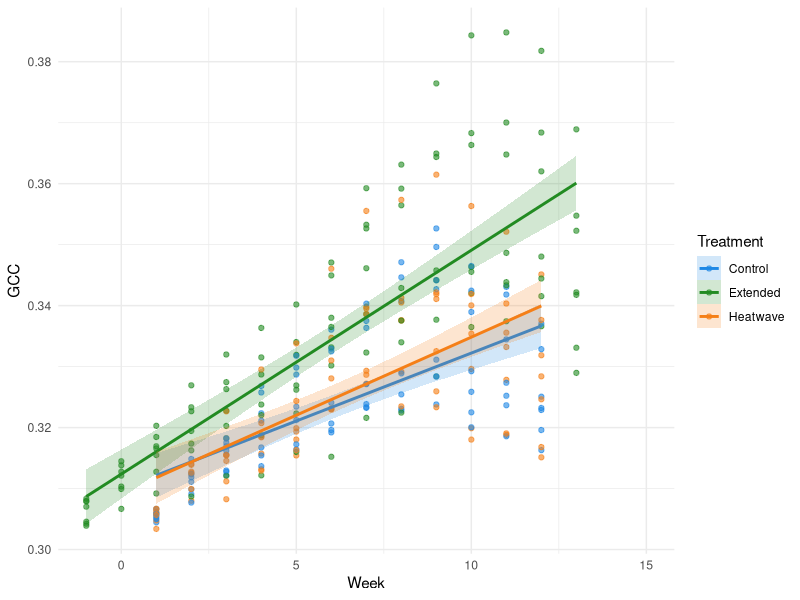
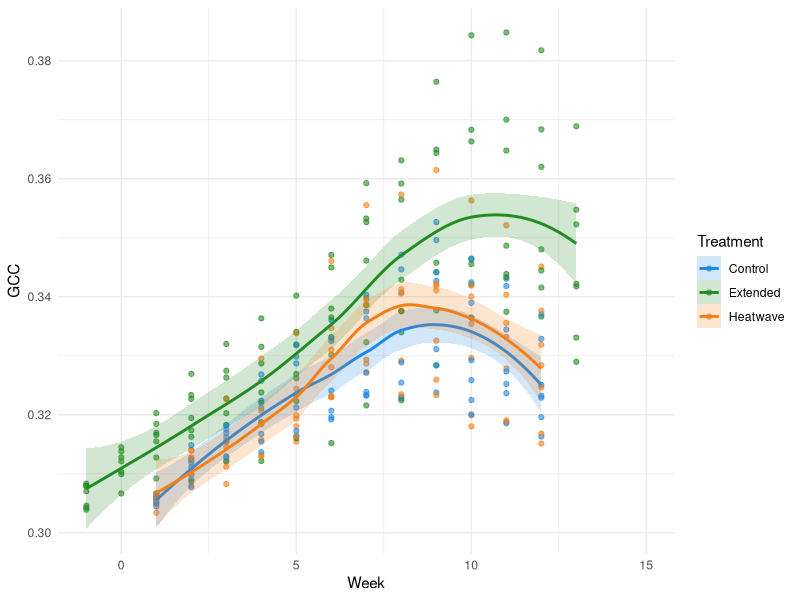
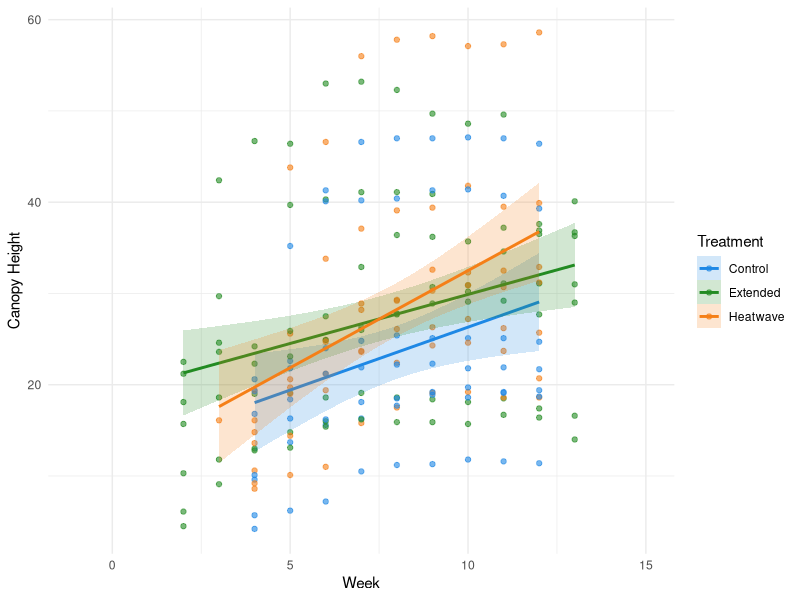
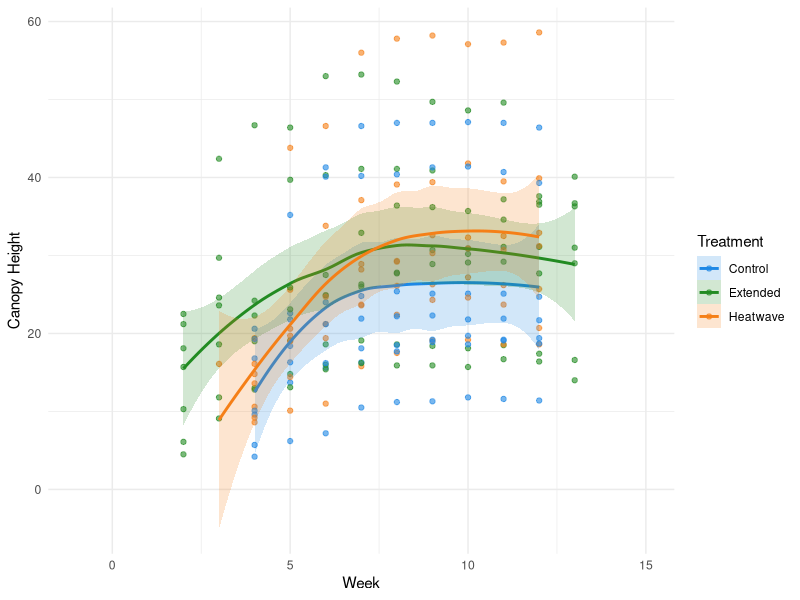
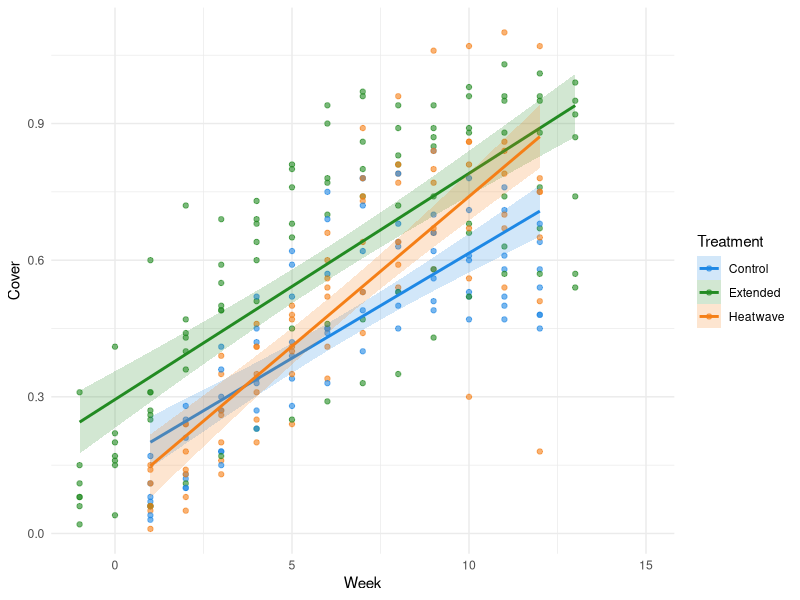
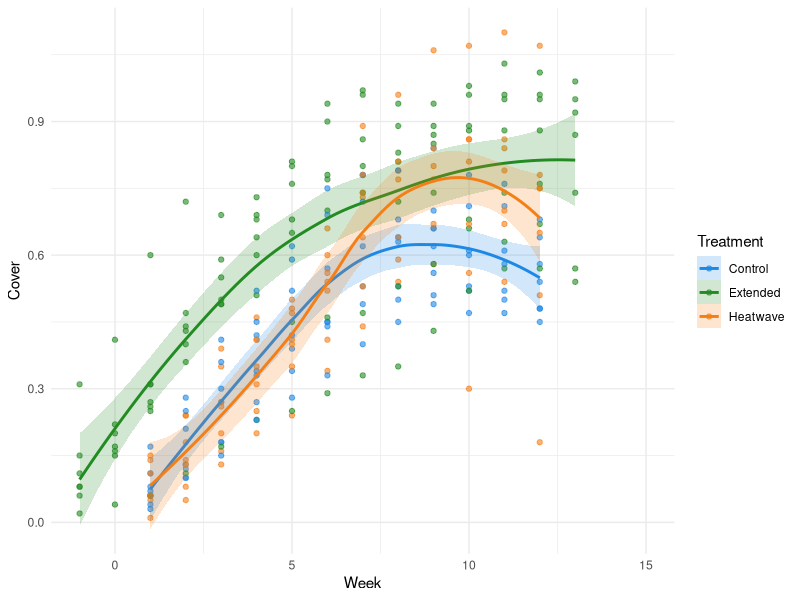
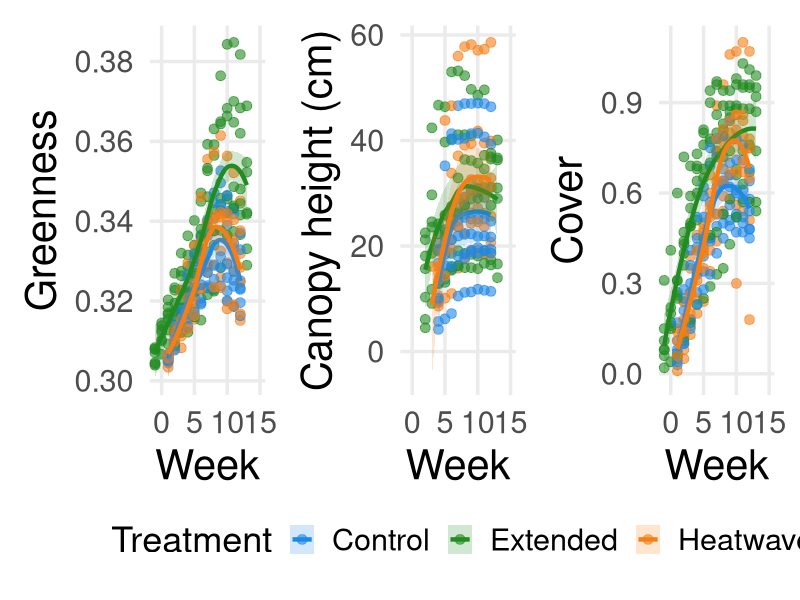
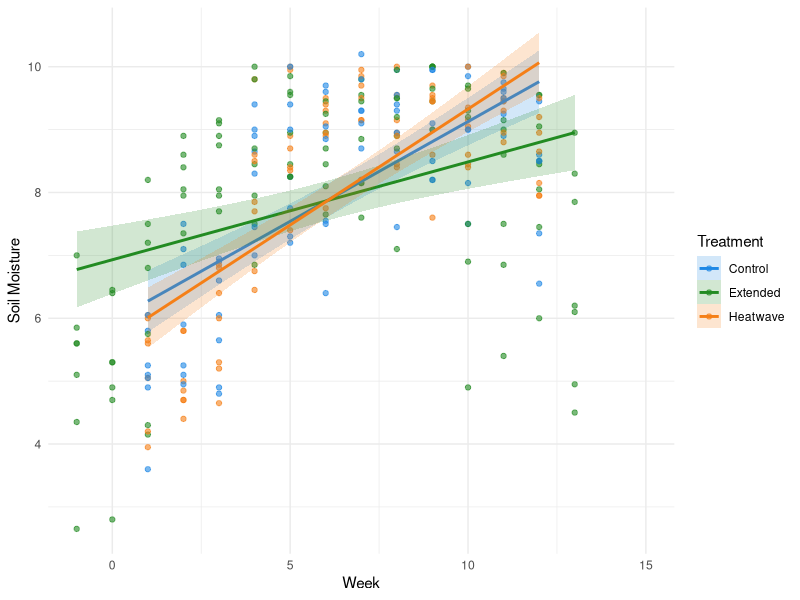

Generate these figures, in order, with R:

############## UPDATED FIGURES ###############
#### Written by Samantha Solis de Ovando #####

# set working directory 
setwd("~/Documents/UndergradThesis/data")

####### shift extended grp by -2 weeks #######
library(dplyr)
original_data <- read.csv("MasterDataSheet_UGthesis_Feb232026.csv")
shifted_data <- original_data %>%
  mutate(measurement.week = ifelse(Treatment == "Extended",
                                   measurement.week - 2,
                                   measurement.week))
#print CSV
#write.csv(shifted_data, "shifted_dataset.csv", row.names = FALSE)

###########################################################################
################################# FIGURES #################################
###########################################################################

### IMPORTANT: USE THIS DATA WHEN PLOTTING BY TIME
plotting_with_time <- read.csv("shifted_dataset.csv")
plotting_with_time$canopyheight <- as.numeric(as.character(plotting_with_time$canopyheight))


############## PLANT PRODUCTIVITY ##############

####### GREENNESS #######

## Scatter plot with linear best fit and SE ribbon ##

### figure file name = GCC_Scatter_Linear_Ribbon

library(ggplot2)

ggplot(plotting_with_time, aes(x = measurement.week, y = meanGCC, color = Treatment)) +
  geom_point(alpha = 0.6, na.rm = TRUE) +
  geom_smooth(aes(fill = Treatment),
              method = "lm",
              se = TRUE,
              alpha = 0.2,
              na.rm = TRUE) +
  scale_color_manual(values = c(
    "Control" = "#1E88E5",
    "Extended" = "#228B22",
    "Heatwave" = "#F57F17"
  )) +
  scale_fill_manual(values = c(
    "Control" = "#1E88E5",
    "Extended" = "#228B22",
    "Heatwave" = "#F57F17"
  )) +
  labs(
    x = "Week",
    y = "GCC"
  ) +
  theme_minimal()

#############################################
## Scatter plot with local regression line ##
#file name of figure: GCC_Scatter_LocalRegression

library(ggplot2)

ggplot(plotting_with_time, aes(x = measurement.week, y = meanGCC, color = Treatment)) +
  geom_point(alpha = 0.6, na.rm = TRUE) +
  geom_smooth(aes(fill = Treatment),
              method = "loess",
              se = TRUE,
              alpha = 0.2,
              na.rm = TRUE) +
  scale_color_manual(values = c(
    "Control" = "#1E88E5",
    "Extended" = "#228B22",
    "Heatwave" = "#F57F17"
  )) +
  scale_fill_manual(values = c(
    "Control" = "#1E88E5",
    "Extended" = "#228B22",
    "Heatwave" = "#F57F17"
  )) +
  labs(
    x = "Week",
    y = "GCC"
  ) +
  theme_minimal()


###################### CANOPY HEIGHT ######################

### trouble shooting - plots not coming out right:
#class(plotting_with_time$canopyheight)
#str(plotting_with_time$canopyheight)
#plotting_with_time$canopyheight <- as.numeric(as.character(plotting_with_time$canopyheight))

### scatter with linear regression line ###
#file name: CanopyHeight_Scatter_LinearRegression
library(ggplot2)

ggplot(plotting_with_time, aes(x = measurement.week, y = canopyheight, color = Treatment)) +
  geom_point(alpha = 0.6, na.rm = TRUE) +
  geom_smooth(aes(fill = Treatment),
              method = "lm",
              se = TRUE,
              alpha = 0.2,
              na.rm = TRUE) +
  scale_color_manual(values = c(
    "Control" = "#1E88E5",
    "Extended" = "#228B22",
    "Heatwave" = "#F57F17"
  )) +
  scale_fill_manual(values = c(
    "Control" = "#1E88E5",
    "Extended" = "#228B22",
    "Heatwave" = "#F57F17"
  )) +
  labs(
    x = "Week",
    y = "Canopy Height"
  ) +
  theme_minimal()

### Canopy height scatter with local regression line ###
#file name: CanopyHeight_Scatter_LocalRegression

library(ggplot2)

ggplot(plotting_with_time, aes(x = measurement.week, y = canopyheight, color = Treatment)) +
  geom_point(alpha = 0.6, na.rm = TRUE) +
  geom_smooth(aes(fill = Treatment),
              method = "loess",
              se = TRUE,
              alpha = 0.2,
              na.rm = TRUE) +
  scale_color_manual(values = c(
    "Control" = "#1E88E5",
    "Extended" = "#228B22",
    "Heatwave" = "#F57F17"
  )) +
  scale_fill_manual(values = c(
    "Control" = "#1E88E5",
    "Extended" = "#228B22",
    "Heatwave" = "#F57F17"
  )) +
  labs(
    x = "Week",
    y = "Canopy Height"
  ) +
  theme_minimal()

###################### COVER ######################
### cover scatter with linear regression
# file name for figure: Cover_Scatter_LinearRegression

library(ggplot2)

ggplot(plotting_with_time, aes(x = measurement.week, y = CanopyExtent, color = Treatment)) +
  geom_point(alpha = 0.6, na.rm = TRUE) +
  geom_smooth(aes(fill = Treatment),
              method = "lm",
              se = TRUE,
              alpha = 0.2,
              na.rm = TRUE) +
  scale_color_manual(values = c(
    "Control" = "#1E88E5",
    "Extended" = "#228B22",
    "Heatwave" = "#F57F17"
  )) +
  scale_fill_manual(values = c(
    "Control" = "#1E88E5",
    "Extended" = "#228B22",
    "Heatwave" = "#F57F17"
  )) +
  labs(
    x = "Week",
    y = "Cover"
  ) +
  theme_minimal()

### cover scatter with local regression ###
# file name: Cover_Scatter_LocalRegression

library(ggplot2)

ggplot(plotting_with_time, aes(x = measurement.week, y = CanopyExtent, color = Treatment)) +
  geom_point(alpha = 0.6, na.rm = TRUE) +
  geom_smooth(aes(fill = Treatment),
              method = "loess",
              se = TRUE,
              alpha = 0.2,
              na.rm = TRUE) +
  scale_color_manual(values = c(
    "Control" = "#1E88E5",
    "Extended" = "#228B22",
    "Heatwave" = "#F57F17"
  )) +
  scale_fill_manual(values = c(
    "Control" = "#1E88E5",
    "Extended" = "#228B22",
    "Heatwave" = "#F57F17"
  )) +
  labs(
    x = "Week",
    y = "Cover"
  ) +
  theme_minimal()


##### FOR POSTER ###########
#### multi-panel figure ####
library(ggplot2)
install.packages("patchwork")
library(patchwork)
treatment_colours <- c(
  "Control"  = "#1E88E5",
  "Extended" = "#228B22",
  "Heatwave" = "#F57F17"
)

CAGPoster_theme <- theme_minimal(base_size = 26) +
  theme(
    axis.title = element_text(size = 30),
    axis.text = element_text(size = 22),
    legend.title = element_text(size = 26),
    legend.text = element_text(size = 22),
    panel.grid.minor = element_blank(),
    legend.position = "bottom"
  )

### make same plot for any variable for poster ###
make_poster_plot <- function(df, y_col, y_lab) {
  ggplot(df, aes(x = measurement.week, y = .data[[y_col]], color = Treatment)) +
    geom_point(alpha = 0.6, na.rm = TRUE, size = 3) +
    geom_smooth(aes(fill = Treatment),
                method = "loess",
                se = TRUE,
                alpha = 0.2,
                na.rm = TRUE,
                linewidth = 1.5) +
    scale_color_manual(values = treatment_colours) +
    scale_fill_manual(values = treatment_colours) +
    labs(x = "Week", y = y_lab, color = "Treatment", fill = "Treatment") +
    CAGPoster_theme
}

p1 <- make_poster_plot(plotting_with_time, "meanGCC", "Greenness")
p2 <- make_poster_plot(plotting_with_time, "canopyheight", "Canopy height (cm)")
p3 <- make_poster_plot(plotting_with_time, "CanopyExtent", "Cover")

### 1x3 grid
combined <- p1 + p2 + p3 + plot_layout(ncol = 3, guides = "collect") &
  theme(legend.position = "bottom")

combined

############## ABIOTIC SOIL PROPERTIES  ##############

####### SOIL MOISTURE #######
### scatter with linear regression line ###
#file name: SoilMoisture_Scatter_LinearRegression

library(ggplot2)

ggplot(plotting_with_time, aes(x = measurement.week, y = MeanSoilMoisture, color = Treatment)) +
  geom_point(alpha = 0.6, na.rm = TRUE) +
  geom_smooth(aes(fill = Treatment),
              method = "lm",
              se = TRUE,
              alpha = 0.2,
              na.rm = TRUE) +
  scale_color_manual(values = c(
    "Control" = "#1E88E5",
    "Extended" = "#228B22",
    "Heatwave" = "#F57F17"
  )) +
  scale_fill_manual(values = c(
    "Control" = "#1E88E5",
    "Extended" = "#228B22",
    "Heatwave" = "#F57F17"
  )) +
  labs(
    x = "Week",
    y = "Soil Moisture"
  ) +
  theme_minimal()

### scatter with local regression line ###
#file name: SoilMoisture_Scatter_LocalRegression

library(ggplot2)

ggplot(plotting_with_time, aes(x = measurement.week, y = MeanSoilMoisture, color = Treatment)) +
  geom_point(alpha = 0.6, na.rm = TRUE) +
  geom_smooth(aes(fill = Treatment),
              method = "loess",
              se = TRUE,
              alpha = 0.2,
              na.rm = TRUE) +
  scale_color_manual(values = c(
    "Control" = "#1E88E5",
    "Extended" = "#228B22",
    "Heatwave" = "#F57F17"
  )) +
  scale_fill_manual(values = c(
    "Control" = "#1E88E5",
    "Extended" = "#228B22",
    "Heatwave" = "#F57F17"
  )) +
  labs(
    x = "Week",
    y = "Soil Moisture"
  ) +
  theme_minimal()

#################### SOIL PH ####################

### scatter with linear regression line ###
#file name: SoilpH_Scatter_LinearRegression

library(ggplot2)

ggplot(plotting_with_time, aes(x = measurement.week, y = MEANpH, color = Treatment)) +
  geom_point(alpha = 0.6, na.rm = TRUE) +
  geom_smooth(aes(fill = Treatment),
              method = "lm",
              se = TRUE,
              alpha = 0.2,
              na.rm = TRUE) +
  scale_color_manual(values = c(
    "Control" = "#1E88E5",
    "Extended" = "#228B22",
    "Heatwave" = "#F57F17"
  )) +
  scale_fill_manual(values = c(
    "Control" = "#1E88E5",
    "Extended" = "#228B22",
    "Heatwave" = "#F57F17"
  )) +
  labs(
    x = "Week",
    y = "Soil pH"
  ) +
  theme_minimal()

### scatter with local regression line ###
#file name: SoilpH_Scatter_LocalRegression

library(ggplot2)

ggplot(plotting_with_time, aes(x = measurement.week, y = MEANpH, color = Treatment)) +
geom_point(alpha = 0.6, na.rm = TRUE) +
geom_smooth(aes(fill = Treatment),
              method = "loess",
              se = TRUE,
              alpha = 0.2,
              na.rm = TRUE) +
scale_color_manual(values = c(
  "Control" = "#1E88E5",
  "Extended" = "#228B22",
  "Heatwave" = "#F57F17"
  )) +
  scale_fill_manual(values = c(
  "Control" = "#1E88E5",
  "Extended" = "#228B22",
  "Heatwave" = "#F57F17"
  )) +
  labs(
    x = "Week",
    y = "Soil pH"
  ) +
  theme_minimal()

#############1x2 Grid for Poster################
### save as: 2500x800

CAGPoster_theme <- theme_minimal(base_size = 26) +
  theme(
    axis.title = element_text(size = 30),
    axis.text = element_text(size = 22),
    legend.title = element_text(size = 26),
    legend.text = element_text(size = 22),
    panel.grid.minor = element_blank(),
    legend.position = "bottom"
  )

### make same plot for any variable for poster ###
poster_plot <- function(df, y_col, y_lab) {
  ggplot(df, aes(x = measurement.week, y = .data[[y_col]], color = Treatment)) +
    geom_point(alpha = 0.6, na.rm = TRUE, size = 3) +
    geom_smooth(aes(fill = Treatment),
                method = "loess",
                se = TRUE,
                alpha = 0.2,
                na.rm = TRUE,
                linewidth = 1.5) +
    scale_color_manual(values = treatment_colours) +
    scale_fill_manual(values = treatment_colours) +
    labs(x = "Week", y = y_lab, color = "Treatment", fill = "Treatment") +
    CAGPoster_theme
}

p1 <- poster_plot(plotting_with_time, "MeanSoilMoisture", "Soil Moisture")
p2 <- poster_plot(plotting_with_time, "MEANpH", "pH")

### 1x3 grid
combined <- p1 + p2 + plot_layout(ncol = 2, guides = "collect") &
  theme(legend.position = "bottom")

combined


###### side by side box plot (heatwave and autumn only) ##########

################### PLANT PHYSIOLOGICAL RESPONSE #######################
library(ggplot2)
library(dplyr)
library(patchwork)

treat_cols <- c(
  "Control"  = "#1E88E5",
  "Extended" = "#228B22",
  "Heatwave" = "#F57F17"
)

# only Heat wave & Autumn
soil_data <- plotting_with_time %>%
  filter(Season %in% c("Late summer / heatwave", "Autumn")) %>%
  mutate(
    Season = factor(Season, levels = c("Late summer / heatwave", "Autumn")),
    Treatment = factor(Treatment, levels = c("Control", "Heatwave", "Extended"))
  )

# pH plot
pH_plot <- ggplot(soil_data, aes(x = Season, y = MEANpH, fill = Treatment)) +
  geom_boxplot(
    width = 0.65,
    outlier.alpha = 0.5,
    na.rm = TRUE,
    position = position_dodge(width = 0.75)
  ) +
  scale_fill_manual(values = treat_cols) +
  labs(
    title = "Soil pH",
    x = NULL,
    y = "Mean pH",
    fill = "Treatment"
  ) +
  theme_minimal(base_size = 22) +
  theme(
    legend.position = "bottom",
    panel.grid.minor = element_blank()
  )

# Moisture
moisture_plot <- ggplot(soil_data, aes(x = Season, y = MeanSoilMoisture, fill = Treatment)) +
  geom_boxplot(
    width = 0.65,
    outlier.alpha = 0.5,
    na.rm = TRUE,
    position = position_dodge(width = 0.75)
  ) +
  scale_fill_manual(values = treat_cols) +
  labs(
    title = "Soil Moisture",
    x = NULL,
    y = "Mean soil moisture",
    fill = "Treatment"
  ) +
  theme_minimal(base_size = 22) +
  theme(
    legend.position = "bottom",
    panel.grid.minor = element_blank()
  )

#combine plots 1x2 grid + one legend
combined <- (pH_plot + moisture_plot) +
  plot_layout(ncol = 2, guides = "collect") &
  theme(legend.position = "bottom")

combined

#### EVAPOTRANSPIRATION ###
# Pot water loss / week. ET proxy. 

### scatter with linear regression line ###
#file name: Evapotranspiration_Scatter_LinearRegression

library(ggplot2)

ggplot(plotting_with_time, aes(x = measurement.week, y = EvapotranspirationRate, color = Treatment)) +
  geom_point(alpha = 0.6, na.rm = TRUE) +
  geom_smooth(aes(fill = Treatment),
              method = "lm",
              se = TRUE,
              alpha = 0.2,
              na.rm = TRUE) +
  scale_color_manual(values = c(
    "Control" = "#1E88E5",
    "Extended" = "#228B22",
    "Heatwave" = "#F57F17"
  )) +
  scale_fill_manual(values = c(
    "Control" = "#1E88E5",
    "Extended" = "#228B22",
    "Heatwave" = "#F57F17"
  )) +
  labs(
    x = "Week",
    y = "Evapotranspiration (Kg lost/week)"
  ) +
  theme_minimal()

### scatter with local regression line ###
#file name: Evapotranspiration_Scatter_LocalRegression

library(ggplot2)

ggplot(plotting_with_time, aes(x = measurement.week, y = EvapotranspirationRate, color = Treatment)) +
  geom_point(alpha = 0.6, na.rm = TRUE) +
  geom_smooth(aes(fill = Treatment),
              method = "loess",
              se = TRUE,
              alpha = 0.2,
              na.rm = TRUE) +
  scale_color_manual(values = c(
    "Control" = "#1E88E5",
    "Extended" = "#228B22",
    "Heatwave" = "#F57F17"
  )) +
  scale_fill_manual(values = c(
    "Control" = "#1E88E5",
    "Extended" = "#228B22",
    "Heatwave" = "#F57F17"
  )) +
  labs(
    x = "Week",
    y = "Evapotranspiration (Kg lost/week)"
  ) +
  theme_minimal(base_size = 26)

###################### ECOSYSTEM GAS FLUXES #######################

############ CO2 respiration #########

### scatter with linear regression line ###
#file name: CO2_Scatter_LinearRegression

library(ggplot2)

ggplot(plotting_with_time, aes(x = measurement.week, y = CO2flux, color = Treatment)) +
  geom_point(alpha = 0.6, na.rm = TRUE) +
  geom_smooth(aes(fill = Treatment),
              method = "lm",
              se = TRUE,
              alpha = 0.2,
              na.rm = TRUE) +
  scale_color_manual(values = c(
    "Control" = "#1E88E5",
    "Extended" = "#228B22",
    "Heatwave" = "#F57F17"
  )) +
  scale_fill_manual(values = c(
    "Control" = "#1E88E5",
    "Extended" = "#228B22",
    "Heatwave" = "#F57F17"
  )) +
  labs(
    x = "Week",
    y = "CO2 respiration"
  ) +
  theme_minimal()

### Scatter with local regression line ###
#File name: CO2_Scatter_LocalRegression

library(ggplot2)

ggplot(plotting_with_time, aes(x = measurement.week, y = CO2flux, color = Treatment)) +
  geom_point(alpha = 0.6, na.rm = TRUE) +
  geom_smooth(aes(fill = Treatment),
              method = "loess",
              se = TRUE,
              alpha = 0.2,
              na.rm = TRUE) +
  scale_color_manual(values = c(
    "Control" = "#1E88E5",
    "Extended" = "#228B22",
    "Heatwave" = "#F57F17"
  )) +
  scale_fill_manual(values = c(
    "Control" = "#1E88E5",
    "Extended" = "#228B22",
    "Heatwave" = "#F57F17"
  )) +
  labs(
    x = "Week",
    y = "CO2 respiration"
  ) +
  theme_minimal(base_size = 26)


############### CH4 Respiration ###############

### scatter with linear regression line ###
#file name: CH4_Scatter_LinearRegression

library(ggplot2)

ggplot(plotting_with_time, aes(x = measurement.week, y = CH4flux, color = Treatment)) +
  geom_point(alpha = 0.6, na.rm = TRUE) +
  geom_smooth(aes(fill = Treatment),
              method = "lm",
              se = TRUE,
              alpha = 0.2,
              na.rm = TRUE) +
  scale_color_manual(values = c(
    "Control" = "#1E88E5",
    "Extended" = "#228B22",
    "Heatwave" = "#F57F17"
  )) +
  scale_fill_manual(values = c(
    "Control" = "#1E88E5",
    "Extended" = "#228B22",
    "Heatwave" = "#F57F17"
  )) +
  labs(
    x = "Week",
    y = "CH4 respiration"
  ) +
  theme_minimal()

##########################################
### Scatter with local regression line ###
#File name: CH4_Scatter_LocalRegression###
##### includes dashed season lines (needs to be updaed) - not working:
#mid-summer line is missing, text overlapping

library(ggplot2)

#added for season labels
library(dplyr)
season_blocks <- plotting_with_time %>%
  filter(!is.na(SeasonLabels), !is.na(measurement.week)) %>%
  group_by(SeasonLabels) %>%
  summarise(
    xmin = min(measurement.week),
    xmax = max(measurement.week),
    xmid = (xmin + xmax) / 2,
    .groups = "drop"
  )
heatwave_start <- 5
heatwave_end <- 7

yr <- range(plotting_with_time$CH4flux, na.rm = TRUE)
y_label <- yr[1] - 0.15 * diff(yr)

### scatter original
ggplot(plotting_with_time, aes(x = measurement.week, y = CH4flux, color = Treatment)) +

##### heatwave shaded block ######
  geom_rect(
    aes(xmin = heatwave_start, xmax = heatwave_end,
        ymin = -Inf, ymax = Inf),
    inherit.aes = FALSE,
    fill = "#ffdbdc",
    alpha = 0.15
  ) +
  
#### dashed season lines #####
geom_vline(
  data = season_blocks,
  aes(xintercept = xmin),
  linetype = "dashed",
  color = "black",
  alpha = 0.6
) +
  
### season labels ###
  geom_text(
    data = season_blocks,
    aes(x = xmid, y = y_label, label = gsub(" ", "\n", SeasonLabels)),
    inherit.aes = FALSE,
    color = "black",
    size = 3,
    lineheight = 0.9
  ) +
  
  expand_limits(y = y_label)+

  ##############################
  geom_point(alpha = 0.6, na.rm = TRUE) +
  geom_smooth(aes(fill = Treatment),
              method = "loess",
              se = TRUE,
              alpha = 0.2,
              na.rm = TRUE) +
  scale_color_manual(values = c(
    "Control" = "#1E88E5",
    "Extended" = "#228B22",
    "Heatwave" = "#F57F17"
  )) +
  scale_fill_manual(values = c(
    "Control" = "#1E88E5",
    "Extended" = "#228B22",
    "Heatwave" = "#F57F17"
  )) +
  labs(
    x = "Week",
    y = "CH4 respiration"
  ) +
  theme_minimal()


################################################################
####### BOX PLOTS - add significance lines BETWEEN BOXES! ######
######################## PLANT RESPONSE ########################


################### FOR POSTER #################
## save as: width = 2500, height = 2100 ##
####### GCC #######
library(ggplot2)
library(dplyr)

box_data <- plotting_with_time %>%
  mutate(
    Treatment = factor(Treatment, levels = c("Control", "Heatwave", "Extended")),
    Season = factor(
    Season, 
    levels = c("Early summer", "Mid-summer", "Late summer / heatwave", "Autumn"),
    labels = c("Early summer", "Mid-summer", "Heat wave", "Autumn"))
  ) %>%
  filter(!is.na(CH4flux))

p <- ggplot(box_data, aes(x = Treatment, y = CH4flux, fill = Treatment)) +
  geom_boxplot(width = 0.7, outlier.alpha = 0.6) +
  facet_grid(. ~ Season) +
  labs(
    title = "Methane respiration by treatment across seasons",
    x = "",
    y = "Methane respiration",
    fill = "Treatment"
  ) +
  scale_fill_manual(values = c(
    "Control"  = "#2C6DB2",
    "Extended" = "#2E7D32",
    "Heatwave" = "#D55E00"
  )) +
  theme_minimal(base_size = 12) +
  theme(
    legend.position = "right",
    strip.text = element_text(face = "bold"),
    axis.text.x = element_blank(),
    axis.ticks.x = element_blank()
  )

print(p)

#####################################
######### CANOPY HEIGHT #############
############ BOX PLOT ###############

## save as: width = 2500, height = 2100 ##
####### Canopy Height #######
library(ggplot2)
library(dplyr)

box_data <- plotting_with_time %>%
  mutate(
    Treatment = factor(Treatment, levels = c("Control", "Heatwave", "Extended")),
    Season = factor(
      Season, 
      levels = c("Early summer", "Mid-summer", "Late summer / heatwave", "Autumn"),
      labels = c("Early summer", "Mid-summer", "Heat wave", "Autumn"))
  ) %>%
  filter(!is.na(MEANpH))

p <- ggplot(box_data, aes(x = Treatment, y = MEANpH, fill = Treatment)) +
  geom_boxplot(width = 0.7, outlier.alpha = 0.6) +
  facet_grid(. ~ Season) +
  labs(
    title = "Canopy Height by treatment across seasons",
    x = "",
    y = "Canopy height",
    fill = "Treatment"
  ) +
  scale_fill_manual(values = c(
    "Control"  = "#2C6DB2",
    "Extended" = "#2E7D32",
    "Heatwave" = "#D55E00"
  )) +
  theme_minimal(base_size = 50) +
  theme(
    legend.position = "right",
    strip.text = element_text(face = "bold"),
    axis.text.x = element_blank(),
    axis.ticks.x = element_blank()
  )

print(p)

#####################################
################# COVER #############
############ BOX PLOT ###############

## save as: width = 2500, height = 2100 ##
####### CO2 #######
library(ggplot2)
library(dplyr)

box_data <- plotting_with_time %>%
  mutate(
    Treatment = factor(Treatment, levels = c("Control", "Heatwave", "Extended")),
    Season = factor(
      Season, 
      levels = c("Early summer", "Mid-summer", "Late summer / heatwave", "Autumn"),
      labels = c("Early summer", "Mid-summer", "Heat wave", "Autumn"))
  ) %>%
  filter(!is.na(CO2flux)) %>%
  filter(Season %in% c("Heat wave", "Autumn"))

p <- ggplot(box_data, aes(x = Treatment, y = CO2flux, fill = Treatment)) +
  geom_boxplot(width = 0.7, outlier.alpha = 0.6) +
  facet_grid(. ~ Season) +
  labs(
    title = "CO2 Respiration during heat wave and autumn",
    x = "",
    y = "CO2 flux",
    fill = "Treatment"
  ) +
  scale_fill_manual(values = c(
    "Control"  = "#2C6DB2",
    "Extended" = "#2E7D32",
    "Heatwave" = "#D55E00"
  )) +
  theme_minimal(base_size = 50) +
  theme(
    legend.position = "right",
    strip.text = element_text(face = "bold"),
    axis.text.x = element_blank(),
    axis.ticks.x = element_blank()
  )

print(p)
